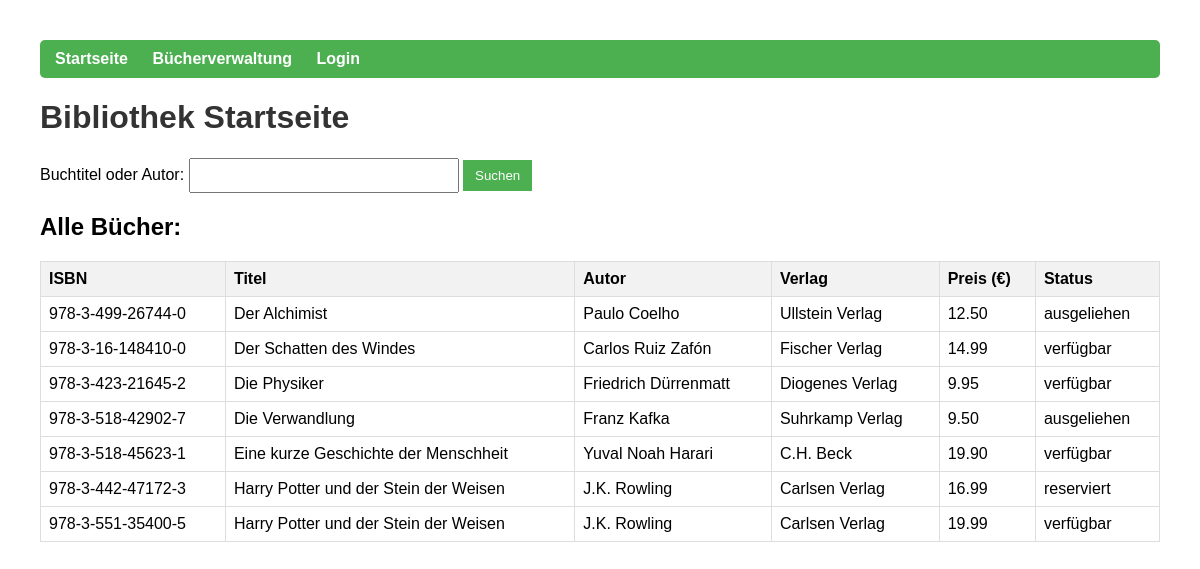
The app's page /bibliothek/index.php with its own data.
### tables this page shows
CREATE TABLE `buch` (
  `isbn` varchar(20) NOT NULL,
  `titel` varchar(255) DEFAULT NULL,
  `autor` varchar(255) DEFAULT NULL,
  `verlag` varchar(255) DEFAULT NULL,
  `kategorien` varchar(255) DEFAULT NULL,
  `preis` decimal(10,2) DEFAULT NULL,
  `status` varchar(50) DEFAULT NULL
);

### bibliothek/index.php (the view, shortened to what this page needs)
<?php
include 'header.php';
?>
	<h1>Bibliothek Startseite</h1>
	<form method="post" action="">
		<label for="suche">Buchtitel oder Autor:</label>
		<input type="text" id="suche" name="suche" required>
		<button type="submit">Suchen</button>
	</form>
	<?php
	$conn = new mysqli("localhost", "root", "", "bibliothek");
	$conn->set_charset("utf8");
	if (isset($_POST['suche']) && $_POST['suche'] !== "") {
		$suche = $conn->real_escape_string($_POST['suche']);
		$sql = "SELECT isbn, titel, autor, verlag, preis, status
				FROM Buch
				WHERE titel LIKE '%$suche%'
				   OR autor LIKE '%$suche%'";
		echo "<h2>Suchergebnisse:</h2>";
	} else {
		$sql = "SELECT isbn, titel, autor, verlag, preis, status
				FROM Buch
				ORDER BY titel ASC";
		echo "<h2>Alle Bücher:</h2>";
	}
	$result = $conn->query($sql);
	if ($result && $result->num_rows > 0) {
		echo "<table>";
		echo "<tr>
				<th>ISBN</th>
				<th>Titel</th>
				<th>Autor</th>
				<th>Verlag</th>
				<th>Preis (€)</th>
				<th>Status</th>
			  </tr>";
		while ($row = $result->fetch_assoc()) {
			echo "<tr>
					<td>{$row['isbn']}</td>
					<td>{$row['titel']}</td>
					<td>{$row['autor']}</td>
					<td>{$row['verlag']}</td>
					<td>{$row['preis']}</td>
					<td>{$row['status']}</td>
				  </tr>";
		}
		echo "</table>";
	} else {
		echo "<p>Keine Bücher gefunden.</p>";
	}
	?>
</body>
</html>

### bibliothek/header.php (shortened to what this page needs)
<!DOCTYPE html>
<html lang="de">
<head>
    <link rel="stylesheet" href="/uebungen/bibliothek/style.css?v=2">
</head>
<body>
<div class="navbar">
    <a href="index.php">Startseite</a>
    <a href="buecher.php">Bücherverwaltung</a>
    <a href="login.php">Login</a>
</div>
</body>

### bibliothek/style.css (style rules this page uses)
body { font-family: Arial, sans-serif; margin: 40px; }
h1 { color: #333; }
form { margin-bottom: 20px; }
input[type="text"] { padding: 8px; width: 250px; }
button { padding: 8px 12px; background-color: #4CAF50; color: white; border: none; cursor: pointer; }
table { border-collapse: collapse; width: 100%; margin-top: 20px; }
th, td { border: 1px solid #ddd; padding: 8px; }
th { background-color: #f2f2f2; text-align: left; }
.navbar { background-color: #4CAF50; padding: 10px 15px; margin-bottom: 20px; border-radius: 5px; }
.navbar a { color: white; text-decoration: none; margin-right: 20px; font-weight: bold; }

### records on screen
buch: isbn "978-3-499-26744-0", titel "Der Alchimist", autor "Paulo Coelho", verlag "Ullstein Verlag", preis "12.50", status "ausgeliehen"
buch: isbn "978-3-16-148410-0", titel "Der Schatten des Windes", autor "Carlos Ruiz Zafón", verlag "Fischer Verlag", preis "14.99", status "verfügbar"
buch: isbn "978-3-423-21645-2", titel "Die Physiker", autor "Friedrich Dürrenmatt", verlag "Diogenes Verlag", preis "9.95", status "verfügbar"
buch: isbn "978-3-518-42902-7", titel "Die Verwandlung", autor "Franz Kafka", verlag "Suhrkamp Verlag", preis "9.50", status "ausgeliehen"
buch: isbn "978-3-518-45623-1", titel "Eine kurze Geschichte der Menschheit", autor "Yuval Noah Harari", verlag "C.H. Beck", preis "19.90", status "verfügbar"
buch: isbn "978-3-442-47172-3", titel "Harry Potter und der Stein der Weisen", autor "J.K. Rowling", verlag "Carlsen Verlag", preis "16.99", status "reserviert"
buch: isbn "978-3-551-35400-5", titel "Harry Potter und der Stein der Weisen", autor "J.K. Rowling", verlag "Carlsen Verlag", preis "19.99", status "verfügbar"
